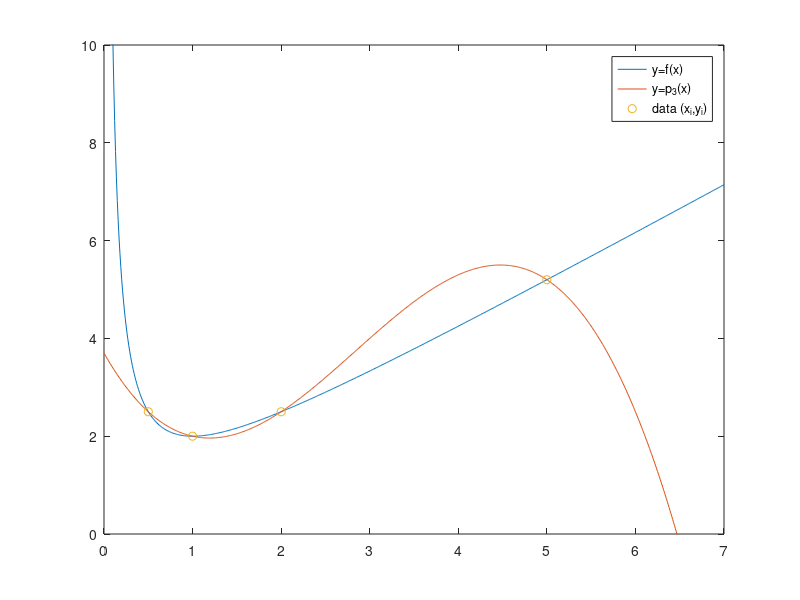
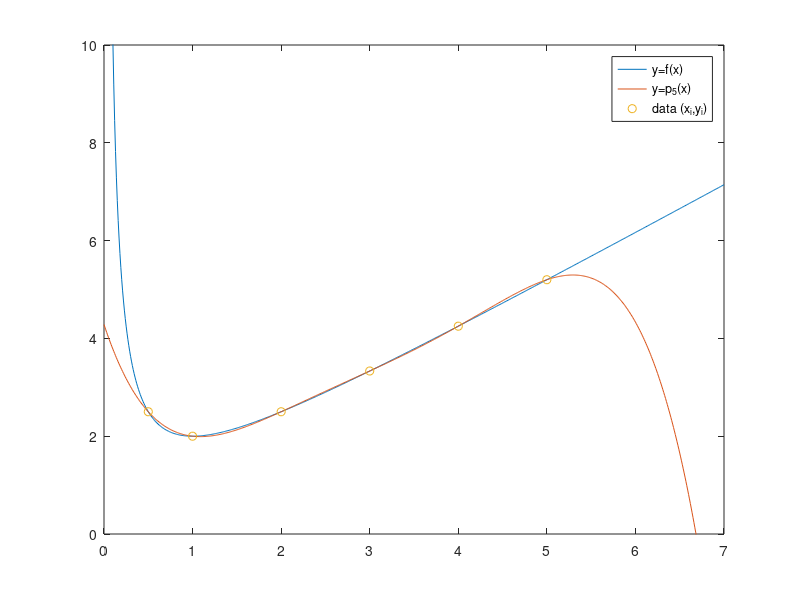
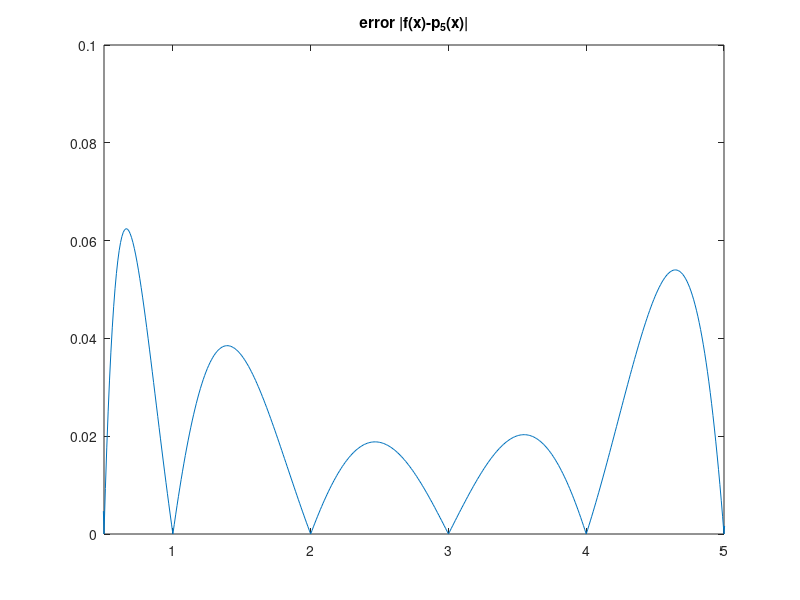

Write the MATLAB code that produced these figures, in order.
% CLASS10OCT  Edited transcript of in-class Matlab/Octave session on polynomial
% interpolation, starting to focus on "how good" questions rather than "how to".
% Also shows how to use POLYFIT, POLYVAL, PLOT, AXIS, LEGEND, and TITLE.

% start with interpolating a rational function at 4 points (n=3)
f = @(x) x + 1 ./ x;
xi = [0.5 1 2 5];
p3 = polyfit(xi,f(xi),3);    % we don't even need to see these coefficients
                             %    if we just want to plot, as below

% plot, in turn:  y=f(x), y=p(x), (xi,yi)
x = 0:.01:7;
figure(1)
plot(x,f(x),x,polyval(p3,x),xi,f(xi),'o')
legend('y=f(x)','y=p_3(x)','data (x_i,y_i)')
axis([0 7 0 10])

% add more interpolation points and plot again
xi = [0.5 1 2 3 4 5];       % n+1=6 points  ...  so n = 5
p5 = polyfit(xi,f(xi),5);
figure(2)
plot(x,f(x),x,polyval(p5,x),xi,f(xi),'o')
legend('y=f(x)','y=p_5(x)','data (x_i,y_i)')
axis([0 7 0 10])

% now plot error  |f(x) - p_5(x)|
figure(3)
plot(x,abs(f(x)-polyval(p5,x)))
title('error |f(x)-p_5(x)|')
axis([0.5 5 0 0.1])
% Note error is large in [0.5,1], where f(x) curves a lot, even though the
% spacing between points x_i is smallest there.  We will see that the polynomial
% interpolation error theorem (section 4.3) says the error is large
% when the 6th derivative of f(x) is large (in this case).

